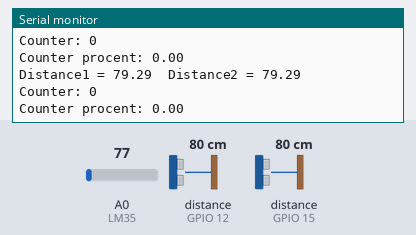
Recording of a sketch running on a simulated ESP8266 (NodeMCU). Parts: the last lines printed to the serial monitor. Wiring (inferred from the names in the program): 2 × ultrasonic range finder: trigger GPIO 13, echo GPIO 15 / trigger GPIO 14, echo GPIO 12. Inputs (shaded band) come from the test bench; at power-on: distance to the obstacle (sensors on GPIO 12, GPIO 15) 80 cm, A0 (LM35) = 77. The echo pulse lasts 58.3 µs per cm; WiFi joins after 1.5 s; servers stay silent unless stated.

Above: at 2.7 s.
2.8 s: distance to the obstacle (sensor on GPIO 12) set to 2 cm
At 3.8 s:
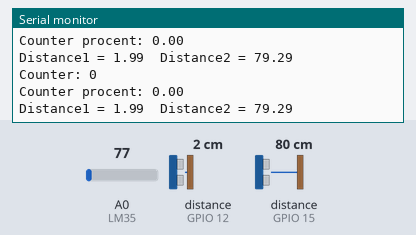
4.3 s: distance to the obstacle (sensor on GPIO 15) set to 2 cm
At 5.0 s:
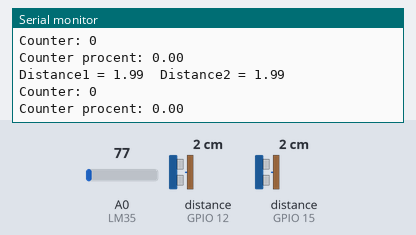
5.8 s: distance to the obstacle (sensor on GPIO 12) set to 299 cm
At 6.4 s:
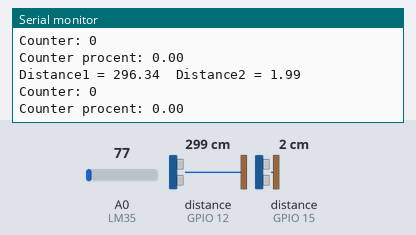
8.8 s: distance to the obstacle (sensor on GPIO 15) set to 4 cm
At 9.9 s:
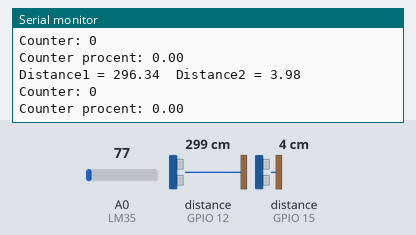
10.3 s: distance to the obstacle (sensor on GPIO 12) set to 60 cm
At 11.2 s:
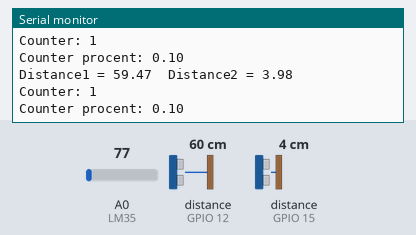
Timing chart, 0 to 13.3 s (numbered marks = the images above; inputs shaded):
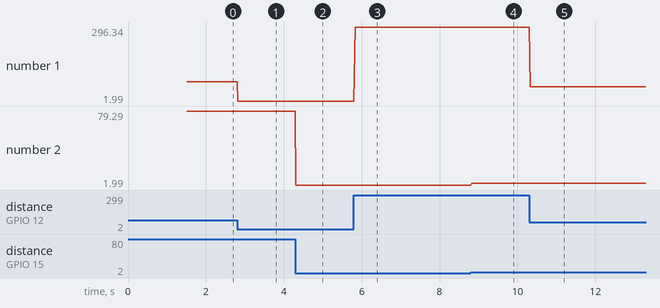

The sketch:

pp_test_sensor_bidirection_way.ino
```cpp
#include <ESP8266WiFi.h>
//const char* ssid = "fh_6397a8";
//const char* password = "wlan9c6857";
const char* ssid = "ypn_network";
const char* password = "1234567890";
float temp_celsius = 0;
float temp_fahrenheit = 0;
float distance1;
long duration1;
float distance2;
long duration2;

long int pp_counter = 0;
long int total_visitor=0;
long int mall_capacity = 1000;
float capacity_procent=0;
long int pp_in1=0,pp_in2=0,pp_in3=0,pp_in4=0,pp_in5=0;

long int pp_out1, pp_out2;

int gate1=1, gate2=2, gate3=3, gate4=1, gate5=1, gate6=2, gate7=1;

int current_state1 = 0;
int previous_state1 = 0;
long flag_counter =0;

float calibrate1 = 150;
float calibrate2 = 150;


const int trigP1 = 14;  //GPIO-5 of nodemcu
const int echoP1 = 12;  //GPIO-6 of nodemcu
const int trigP2 = 13;  //GPIO-7 of nodemcu
const int echoP2 = 15;  //GPIO-8 of nodemcu

WiFiServer server(80);
void setup() {
 Serial.begin(115200);
 pinMode(trigP1, OUTPUT);  // Sets the trigPin1 as an Output1
 pinMode(echoP1, INPUT);   // Sets the echoPin1 as an Input1
 pinMode(trigP2, OUTPUT);  // Sets the trigPin1 as an Output2
 pinMode(echoP2, INPUT);   // Sets the echoPin1 as an Input2

  pinMode(A0, INPUT);
Serial.println();
Serial.println();
Serial.print("Connecting to ");
Serial.println(ssid);
WiFi.begin(ssid, password);
while (WiFi.status() != WL_CONNECTED) {
delay(500);
Serial.print(".");
}
Serial.println("");
Serial.println("WiFi is connected");
server.begin();
Serial.println("Server started");
Serial.println(WiFi.localIP());


}
void loop() {
  digitalWrite(trigP1, LOW);   // Makes trigPin low
  delayMicroseconds(2);       // 2 micro second delay
  digitalWrite(trigP1, HIGH);  // tigPin high
  delayMicroseconds(10);      // trigPin high for 10 micro seconds
  digitalWrite(trigP1, LOW);   // trigPin low
  duration1 = pulseIn(echoP1, HIGH);   //Read echo pin, time in microseconds
  distance1= duration1*0.034/2;        //Calculating actual/real distance

  digitalWrite(trigP2, LOW);   // Makes trigPin low
  delayMicroseconds(2);       // 2 micro second delay
  digitalWrite(trigP2, HIGH);  // tigPin high
  delayMicroseconds(10);      // trigPin high for 10 micro seconds
  digitalWrite(trigP2, LOW);   // trigPin low
  duration2 = pulseIn(echoP2, HIGH);   //Read echo pin, time in microseconds
  distance2= duration2*0.034/2;        //Calculating actual/real distance

//  if(distance1 < calibrate1 && distance2 >= calibrate2){ // sensor1 = 1 & sensor2 = 0
//    current_state1 = 0;
//  }else if(distance1 < calibrate1 && distance2 < calibrate2){ // sensor1 = 1 & sensor2 = 1
//    flag_counter = 1;
//  }
//  if(distance1 >= calibrate1 && distance2 < calibrate2){ // sensor1 = 0 & sensor2 = 1
//    current_state1 = 2;
//  }
//  if(distance1 >= calibrate1 && distance2 >= calibrate2){ // sensor1 = 0 & sensor2 = 0
//    current_state1 = 3;
//    flag_counter = 0;
//  }

  if(distance1 < calibrate1){ // sensor1 = 1 & sensor2 = 0
    current_state1 = 0;
  }else if(distance1 >= calibrate1){ // sensor1 = 0 & sensor2 = 0
    current_state1 = 3;

  }

  if(previous_state1 != current_state1 ){
//    if(current_state1 == 2 & flag_counter == 1){pp_in1++; total_visitor++;}
//    if(current_state1 == 0 & flag_counter == 1){pp_in1--;pp_out1++;}

    if(current_state1 == 0){pp_in1++; total_visitor++;}
//    if(current_state1 == 0){pp_in1--;pp_out1++;}

  previous_state1 = current_state1;
  }

  pp_counter = pp_in1 + pp_in2 + pp_in3;
  capacity_procent =(float) pp_counter / mall_capacity *100;


  Serial.print("Distance1 = ");        //Output distance on arduino serial monitor
  Serial.print(distance1);
  Serial.print("\tDistance2 = ");        //Output distance on arduino serial monitor
  Serial.println(distance2);
  Serial.print("Counter: ");
  Serial.println(pp_counter);
   Serial.print("Counter procent: ");
  Serial.println(capacity_procent);


temp_celsius = (analogRead(A0) * 330.0) / 1023.0;   // To convert analog values to Celsius We have 3.3 V on our board and we know that output voltage of LM35 varies by 10 mV to every degree Celsius rise/fall. So , (A0*3300/10)/1023 = celsius
temp_fahrenheit = temp_celsius * 1.8 + 32.0;
//Serial.print("  Temperature = ");
//Serial.print(temp_celsius);
//Serial.print(" Celsius, ");
//Serial.print(temp_fahrenheit);
//Serial.println(" Fahrenheit");
WiFiClient client = server.available();
client.println("HTTP/1.1 200 OK");
client.println("Content-Type: text/html");
//client.println("Connection: close");  // the connection will be closed after completion of the response
client.println("Refresh: 0.5");  // update the page after 10 sec
client.println();
client.println("<!DOCTYPE HTML>");
client.println("<html>");

client.println("<body><h1>Visitor Monitoring System</h1>");
client.println("<table border=\"2\" width=\"656\" cellpadding=\"10\"><tbody><tr><td>");


client.print("<p style='text-align: center;'><span style='font-size: x-large;'><strong>Pengunjung Miko Mall</strong></span></p>");
client.print("<p style='text-align: left;'><span style='color: #0000ff;'><strong style='font-size: large;'>Jumlah Pengunjung Dalam Mall= ");
client.println(pp_counter);

client.print("<p style='text-align: left;'><span style='color: #0000ff;'><strong style='font-size: large;'>Estimasi Pengunjung (%)= ");
client.println(capacity_procent);

client.print("<p style='text-align: left;'><span style='color: #0000ff;'><strong style='font-size: large;'>Jumlah Pengunjung Masuk = ");
client.println(pp_in1);
client.print("<p style='text-align: left;'><span style='color: #0000ff;'><strong style='font-size: large;'>Jumlah Pengunjung Keluar= ");
client.println(pp_out1);
// Mall Capacity
client.print("<p style='text-align: left;'><span style='color: #0000ff;'><strong style='font-size: large;'>Kapasitas Pengunjung Mall= ");
client.println(mall_capacity);
client.print("<p style='text-align: left;'><span style='color: #0000ff;'><strong style='font-size: large;'>Pengunjung Hari ini = ");
client.println(total_visitor);

client.print("</p>");

client.println("<table border=\"2\" width=\"656\" cellpadding=\"10\"><tbody><tr><td>");

// Floor 1
client.print("<p style='text-align: center;'><span style='font-size: x-large;'><strong>Pengunjung Miko Mall Floor 1 Gate In 1</strong></span></p>");
client.print("<p style='text-align: left;'><span style='color: #0000ff;'><strong style='font-size: large;'>Jumlah Pengunjung Masuk = ");
client.println(pp_in1);
client.print("<p style='text-align: left;'><span style='color: #0000ff;'><strong style='font-size: large;'>Jumlah Pengunjung Keluar= ");
client.println(pp_out1);

client.print("<p style='text-align: center;'><span style='font-size: x-large;'><strong>Pengunjung Miko Mall Floor 1 Gate In 2</strong></span></p>");
client.print("<p style='text-align: left;'><span style='color: #0000ff;'><strong style='font-size: large;'>Jumlah Pengunjung Masuk = ");
client.println(pp_in2);
//client.println(distance1);
client.print("<p style='text-align: left;'><span style='color: #0000ff;'><strong style='font-size: large;'>Jumlah Pengunjung Keluar= ");
client.println(pp_out1);
//client.println(distance2);

client.print("<p style='text-align: center;'><span style='font-size: x-large;'><strong>Pengunjung Miko Mall Floor 1 Gate In 3</strong></span></p>");
client.print("<p style='text-align: left;'><span style='color: #0000ff;'><strong style='font-size: large;'>Jumlah Pengunjung Masuk = ");
client.println(pp_in3);
client.print("<p style='text-align: left;'><span style='color: #0000ff;'><strong style='font-size: large;'>Jumlah Pengunjung Keluar= ");
client.println(pp_out1);

client.print("<p style='text-align: center;'><span style='font-size: x-large;'><strong>Pengunjung Miko Mall Floor 1 Gate Out 1</strong></span></p>");
client.print("<p style='text-align: left;'><span style='color: #0000ff;'><strong style='font-size: large;'>Jumlah Pengunjung Masuk = ");
client.println(pp_in2);
client.print("<p style='text-align: left;'><span style='color: #0000ff;'><strong style='font-size: large;'>Jumlah Pengunjung Keluar= ");
client.println(pp_out1);

// Floor 2


client.print("<p style='text-align: center;'><span style='font-size: x-large;'><strong>Pengunjung Miko Mall Floor 2 Gate In 1</strong></span></p>");
client.print("<p style='text-align: left;'><span style='color: #0000ff;'><strong style='font-size: large;'>Jumlah Pengunjung Masuk = ");
client.println(pp_in4);
client.print("<p style='text-align: left;'><span style='color: #0000ff;'><strong style='font-size: large;'>Jumlah Pengunjung Keluar= ");
client.println(pp_out2);

client.print("<p style='text-align: center;'><span style='font-size: x-large;'><strong>Pengunjung Miko Mall Floor 2 Gate In 2</strong></span></p>");
client.print("<p style='text-align: left;'><span style='color: #0000ff;'><strong style='font-size: large;'>Jumlah Pengunjung Masuk = ");
client.println(pp_in5);
client.print("<p style='text-align: left;'><span style='color: #0000ff;'><strong style='font-size: large;'>Jumlah Pengunjung Keluar= ");
client.println(pp_out2);

client.print("<p style='text-align: center;'><span style='font-size: x-large;'><strong>Pengunjung Miko Mall Floor 2 Gate Out 1</strong></span></p>");
client.print("<p style='text-align: left;'><span style='color: #0000ff;'><strong style='font-size: large;'>Jumlah Pengunjung Masuk = ");
client.println(pp_in4);
client.print("<p style='text-align: left;'><span style='color: #0000ff;'><strong style='font-size: large;'>Jumlah Pengunjung Keluar= ");
client.println(pp_out2);


client.print("</p>");
client.println("</html>");
delay(10);
}
```

Measured:
- after the input at 2.8 s, the serial monitor: prints a new line at once (image 1)
- after the input at 4.3 s, the serial monitor: prints a new line at once (image 2)
- after the input at 5.8 s, the serial monitor: prints a new line at once (image 3)
- after the input at 8.8 s, the serial monitor: prints a new line at once (image 4)
- after the input at 10.3 s, the serial monitor: prints a new line at once (image 5)
- plotted number 1: 79.29 → 1.99 after the input at 2.8 s, 1.99 → 296.34 after the input at 5.8 s, 296.34 → 59.47 after the input at 10.3 s
- plotted number 2: 1.99 → 3.98 after the input at 8.8 s
